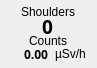
         <widget class="QFrame" name="cps_frame_m3_2">
          <property name="geometry">
           <rect>
            <x>576</x>
            <y>109</y>
            <width>97</width>
            <height>68</height>
           </rect>
          </property>
          <property name="toolTip">
           <string>&lt;html&gt;&lt;head/&gt;&lt;body&gt;&lt;p&gt;Module 3&lt;/p&gt;&lt;/body&gt;&lt;/html&gt;</string>
          </property>
          <property name="frameShape">
           <enum>QFrame::NoFrame</enum>
          </property>
          <property name="frameShadow">
           <enum>QFrame::Plain</enum>
          </property>
          <widget class="QLabel" name="cps_bg_m3_2">
           <property name="geometry">
            <rect>
             <x>2</x>
             <y>2</y>
             <width>91</width>
             <height>62</height>
            </rect>
           </property>
           <property name="frameShadow">
            <enum>QFrame::Sunken</enum>
           </property>
           <property name="text">
            <string/>
           </property>
           <property name="pixmap">
            <pixmap resource="RadMaster 3000+ v0.1/resources.qrc">:/bg/resources/bg/cps_frame.png</pixmap>
           </property>
           <property name="scaledContents">
            <bool>true</bool>
           </property>
          </widget>
          <widget class="QWidget" name="layoutWidget_17">
           <property name="geometry">
            <rect>
             <x>3</x>
             <y>5</y>
             <width>90</width>
             <height>60</height>
            </rect>
           </property>
           <layout class="QVBoxLayout" name="verticalLayout_29">
            <property name="spacing">
             <number>0</number>
            </property>
            <item alignment="Qt::AlignHCenter">
             <widget class="QLabel" name="res_bodypart_3">
              <property name="maximumSize">
               <size>
                <width>16777215</width>
                <height>13</height>
               </size>
              </property>
              <property name="text">
               <string>Shoulders</string>
              </property>
             </widget>
            </item>
            <item alignment="Qt::AlignHCenter">
             <widget class="QLabel" name="counts_3">
              <property name="maximumSize">
               <size>
                <width>16777215</width>
                <height>16</height>
               </size>
              </property>
              <property name="font">
               <font>
                <family>Arial Black</family>
                <pointsize>14</pointsize>
                <weight>75</weight>
                <bold>true</bold>
               </font>
              </property>
              <property name="text">
               <string>0</string>
              </property>
             </widget>
            </item>
            <item alignment="Qt::AlignHCenter">
             <widget class="QLabel" name="counts_label_3">
              <property name="maximumSize">
               <size>
                <width>16777215</width>
                <height>13</height>
               </size>
              </property>
              <property name="text">
               <string>Counts</string>
              </property>
             </widget>
            </item>
            <item>
             <layout class="QGridLayout" name="gridLayout_22">
              <item row="0" column="0" alignment="Qt::AlignRight">
               <widget class="QLabel" name="res_uSv_3">
                <property name="maximumSize">
                 <size>
                  <width>16777215</width>
                  <height>14</height>
                 </size>
                </property>
                <property name="font">
                 <font>
                  <family>Arial Black</family>
                  <pointsize>9</pointsize>
                  <weight>75</weight>
                  <bold>true</bold>
                 </font>
                </property>
                <property name="text">
                 <string>0.00</string>
                </property>
               </widget>
              </item>
              <item row="0" column="1" alignment="Qt::AlignHCenter">
               <widget class="QLabel" name="res_uSv_label_3">
                <property name="maximumSize">
                 <size>
                  <width>16777215</width>
                  <height>14</height>
                 </size>
                </property>
                <property name="text">
                 <string>µSv/h</string>
                </property>
               </widget>
              </item>
             </layout>
            </item>
           </layout>
          </widget>
         </widget>
